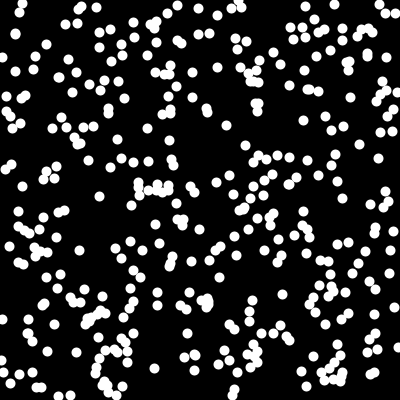
Frame 1 (no input)
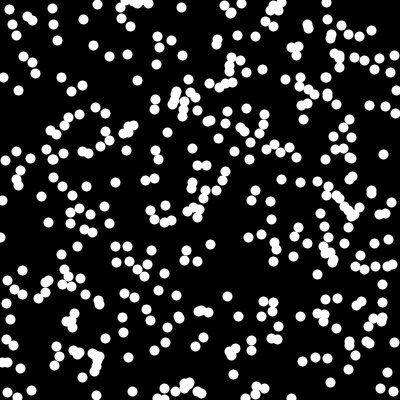
Frame 60 (the mouse pressed at the canvas centre just before this capture)
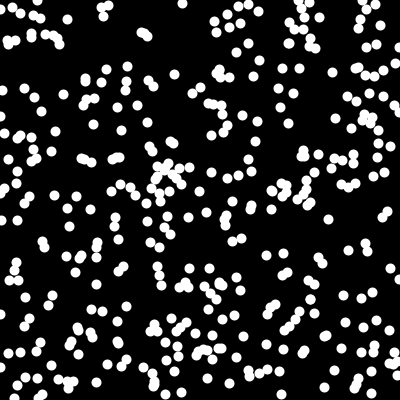
Frame 120 (the mouse held since frame 60 and released just before this capture)

The Processing sketch that drew these frames (run headless with seeded random() and noise(); from frame 60 on, the mouse is pressed at the canvas centre):

// Processing sketch: processing_86624
// ── processing_86624.pde

void setup() {
  size(400,400);
  smooth();
  
  strokeWeight(10);
}


void draw () {
  background(0);
  stroke(255);
  for ( int i = 0 ; i < 400 ; i++ )  {
    float x = random( 0, width);
    float y = random ( 0, height);
    point(x,y);
  }
  
}
